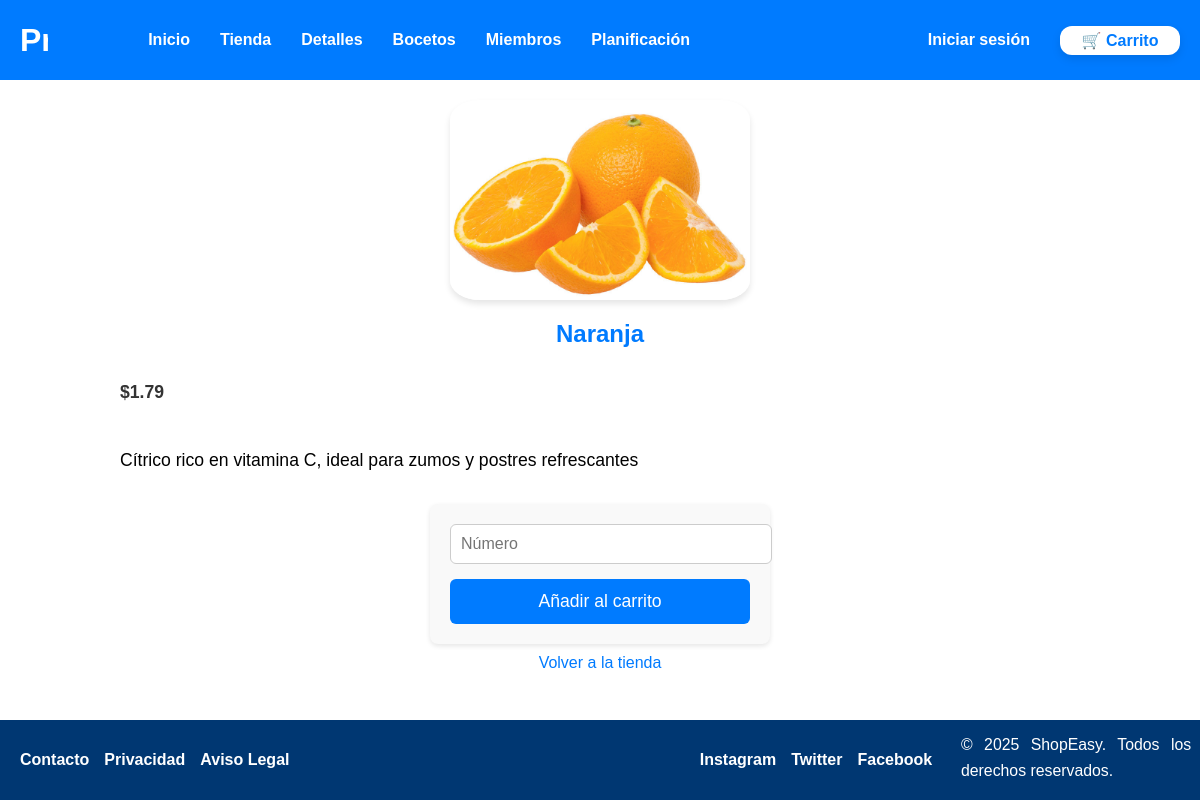
/controller.php?controller=detalle&action=mostrarDetalle&id=4, run on the app's committed database.
### tables this page shows
CREATE TABLE `productos` (
  `id_producto` int(7) NOT NULL,
  `nombre` varchar(25) NOT NULL,
  `descripcion` varchar(100) NOT NULL,
  `precio` decimal(10,2) NOT NULL,
  `stock` int(10) NOT NULL,
  `id_vendedor` int(10) NOT NULL,
  `id_categoria` int(10) NOT NULL,
  `imagen` varchar(255) NOT NULL
);

### includes/controladores/detalleProductoController.php (called while the page is built, shortened)
<?php
require_once RUTA_INCLUDES . 'producto.php';
class DetalleProductoController {
    private $producto;
    public function __construct() {
        global $conn;
        $this->producto = new Producto($conn);
    }
    public function obtenerDetalleProducto($id_producto) {
        $producto = $this->producto->obtenerProductoPorId($id_producto);
        return $producto;
    }
    public function mostrarDetalle($id_producto) {
        $producto = $this->obtenerDetalleProducto($id_producto);
        include RAIZ_APP . 'detalleproducto.php';
    }
}
?>

### includes/producto.php (called while the page is built, shortened)
<?php
class Producto {
    private $conn;
    public function __construct($conn, $data = null) {
        $this->conn = $conn;
    }
    public function obtenerProductoPorId($id_producto) {
        $query = "SELECT id_producto, nombre, descripcion, precio, stock, id_vendedor, id_categoria, imagen
                  FROM productos
                  WHERE id_producto = ?";
        $stmt = $this->conn->prepare($query);
        $stmt->bind_param("i", $id_producto);
        $stmt->execute();
        $result = $stmt->get_result();
        if ($result->num_rows === 1) {
            return $result->fetch_assoc();
        }
        return null;
    }
}
?>

### detalleproducto.php (the view, shortened to what this page needs)
<?php
require RUTA_VISTAS . 'plantillas/plantilla2.php';
require_once RUTA_INCLUDES . 'formulariounidadescarrito.php';
?>
<main class="detalle-container">
    <img src="<?php echo RUTA_IMGS . 'productos/' . htmlspecialchars($producto['imagen']); ?>"
         alt="<?php echo htmlspecialchars($producto['nombre']); ?>"
         class="detalle-imagen">
    <h2><?php echo ucfirst(htmlspecialchars($producto['nombre'])); ?></h2>
    <p class="precio">$<?php echo number_format($producto['precio'], 2); ?></p>
    <p class="descripcion"><?php echo ucfirst(htmlspecialchars($producto['descripcion'])); ?></p>
    <?php if (!(isset($_SESSION['rol']) && $_SESSION['rol'] == 'vendedor')):?>
	<?php
	$form = new formulariounidadescarrito($producto['id_producto']);
	$htmlFormUdsCarrito = $form->gestiona();
	?>
	<?= $htmlFormUdsCarrito ?>
    <?php endif; ?>
    <a href="controller.php?controller=tienda&action=mostrarTienda" class="btn">Volver a la tienda</a>
</main>

### css/estilo2.css (style rules this page uses)
body { font-family: Arial, sans-serif; margin: 0; padding: 0; background-color: #ffffff; text-align: center; padding-top: 80px; flex: 1; }
a { color: #007BFF; text-decoration: none; }
h2, h3 { text-align: center; color: #007BFF; margin-top: 20px; }
h2 { font-size: 1.5em; }
p { line-height: 1.6; font-size: 1.1em; text-align: justify; padding: 10px; margin: 0 auto 20px; max-width: 80%; }
img { display: block; width: 300px; height: 200px; margin: 20px auto; border-radius: 10%; object-fit: cover; box-shadow: 0px 4px 6px rgba(0, 0, 0, 0.1); }
.precio { font-size: 1.1em; font-weight: bold; color: #333; }

### css/cssHeader.css (style rules this page uses)
html, body { height: 100%; display: flex; flex-direction: column; }
main { flex: 1; padding-bottom: 100px; }
html { overflow-y: scroll; }

### data on the page
productos: imagen+nombre (picture), nombre "Naranja", precio "1.79", descripcion "Cítrico rico en vitamina C, ideal para zumos y postres refrescantes"
